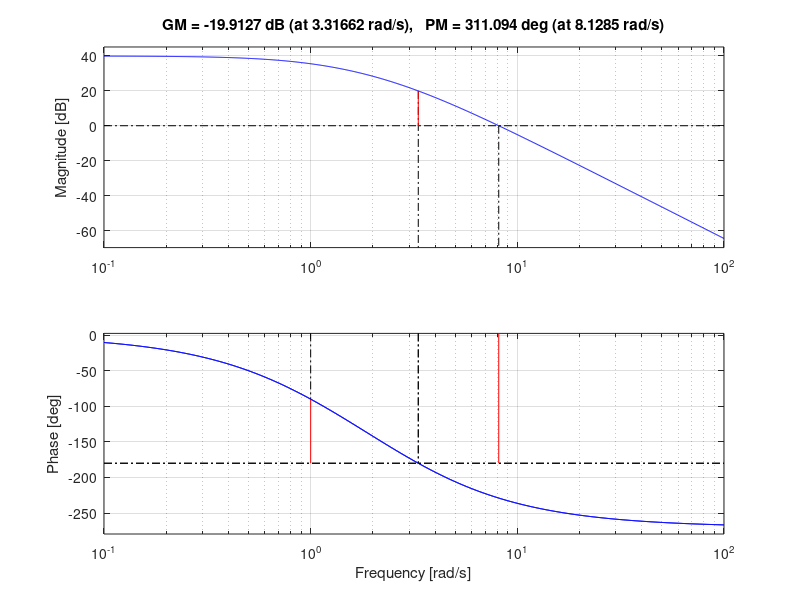
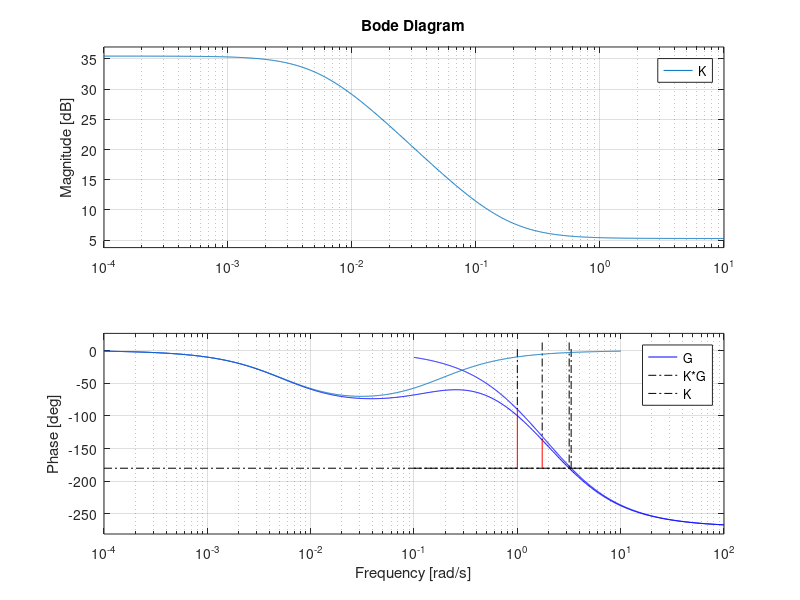

Recreate these plots in MATLAB, in order.
clear all, close all, clc
s=tf('s');

G=10/(s+1)/(s+2)/(s+3);

% error al escalon de 0.01

kc=59.4;

figure, margin(G)

[Gm,Pm,Wcg,Wcp] = margin(G)

LA1=kc*G;

hold on
margin(LA1)

%% compensador en atraso
Phi_des=40;

Phi=(Phi_des+7)-180

wcg=1.77 %1.15 %de la grafica

A=-30.2 % negativo curva debe bajar

alpha=10^(A/20)

T=10/alpha/wcg

K=kc*(alpha*T*s+1)/(T*s+1)

LA=K*G;
LC=feedback(LA,1);
damp(LC)

figure, margin(G)
hold on
margin(LA)
hold on
bode(K)
legend('G','K*G','K')

[Gm,Pm,Wcg,Wcp] = margin(LA)

